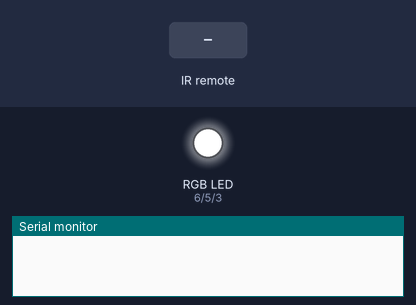
Recording of a sketch running on a simulated Arduino Uno, built with avr-gcc and run on an emulated ATmega328P. Parts: an RGB LED mixed from three pins (HIGH = lit), the last lines printed to the serial monitor. The test bench sets the inputs (shaded band). Dim RGB values are drawn brighter than linear; random numbers use the default seed unless the sketch sets one.

Above: at 1.2 s.
1.3 s: infrared code 0xFF38C7 received
At 1.6 s:
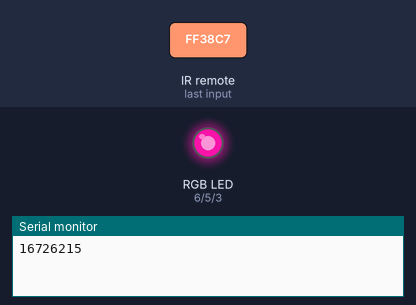
At 2.2 s:
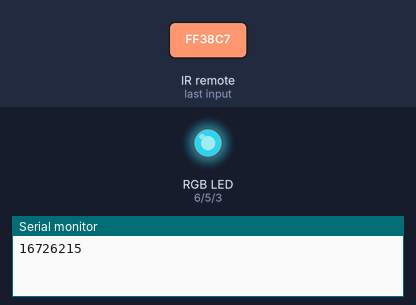
4.3 s: infrared code 0xFF18E7 received
At 5.1 s:
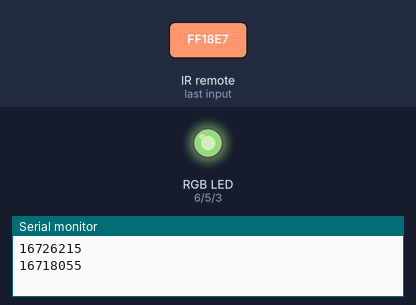
10.3 s: infrared code 0xFF18E7 received
Timing chart, 0 to 27.3 s (numbered marks = the images above; inputs shaded):
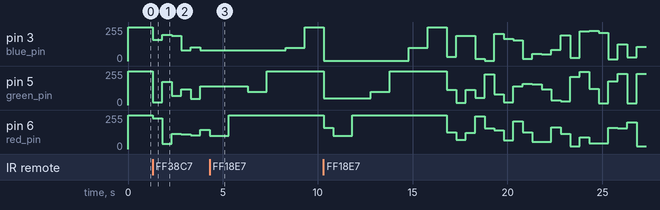

The sketch:

ir_rgb.ino
```cpp
#define red_pin   6
#define green_pin 5
#define blue_pin  3
#define RECV_PIN  11

#include <IRremote.h>

const int rgb_leds[] = { 6, 5, 3 };

const long r_less   = 16724175; // 1
const long r_more   = 16743045; // 3
const long g_less   = 16716015; // 4
const long g_more   = 16734885; // 6
const long b_less   = 16728765; // 7
const long b_more   = 16732845; // 9
const long randcol  = 16726215; //
const long onoff    = 16753245; //
const long blinkrgb = 16718055; //

const int interval = 10;

int red   = 255;
int green = 255;
int blue  = 255;

long    ir_signal;
boolean onoff_switch     = true;
boolean randcolor_switch = false;

IRrecv irrecv(RECV_PIN);
decode_results results;

void blink_pin( int pin ) {
    analogWrite( pin, 100 );
    delay( 1000 );
    analogWrite( pin, 255 );
    delay( 1000 );
}

void blink_rgb() {
  for ( int led = 0; led <= 2; led++ ) {
    blink_pin( rgb_leds[ led ] );
  }
}

void dimm_all() {
  for ( int led = 0; led <= 2; led++ ) {
    analogWrite( rgb_leds[ led ], 255 );
  }
}

void random_color() {
    // Randomly draw a color each 500 ms
    int val;

    for ( int led = 0; led <= 2; led++ ) {
        val = random( 0, 255 );
        analogWrite( rgb_leds[ led ], val );
    }

    delay( 500 );
}

int inc_dec_val( char color, char action ) {
  int val = interval;
  if ( action == 'i' ) { val *= -1; }

  switch (color) {
    case 'r': val += red;   break;
    case 'g': val += green; break;
    case 'b': val += blue;  break;
  }

  if (val <= 0) {
    val = 0;
  } else if ( val >= 255 ) {
    val = 255;
  }

  switch (color) {
    case 'r': red   = val; break;
    case 'g': green = val; break;
    case 'b': blue  = val; break;
  }

  return val;
}

void setup() {
  pinMode( red_pin, OUTPUT );
  pinMode( green_pin, OUTPUT );
  pinMode( blue_pin, OUTPUT );

  dimm_all();

  Serial.begin(9600);
  irrecv.enableIRIn(); // Start the receiver
}

void loop() {
  if ( irrecv.decode(&results) ) {
    ir_signal = results.value;
    Serial.println( ir_signal );

    switch (ir_signal) {
      case r_less:
        analogWrite( red_pin, inc_dec_val( 'r', 'd' ) );
        break;
      case r_more:
        analogWrite( red_pin, inc_dec_val( 'r', 'i' ) );
        break;
      case g_less:
        analogWrite( green_pin, inc_dec_val( 'g', 'd' ) );
        break;
      case g_more:
        analogWrite( green_pin, inc_dec_val( 'g', 'i' ) );
        break;
      case b_less:
        analogWrite( blue_pin, inc_dec_val( 'b', 'd' ) );
        break;
      case b_more:
        analogWrite( blue_pin, inc_dec_val( 'b', 'i' ) );
        break;
      case randcol:
        randcolor_switch = ! randcolor_switch;
        break;
      case onoff:
        onoff_switch = ! onoff_switch;
        if (! onoff_switch) { dimm_all(); }
        break;
      case blinkrgb:
        blink_rgb();
        break;
    }

    ir_signal = 0;

    irrecv.resume(); // Receive the next value
  }

  if (randcolor_switch) { random_color(); }
}
```

Measured:
- after the input at 1.3 s, pin 3 (blue_pin): 255/255 → 158/255 at once, → 197/255 0.50 s later, → 188/255 0.50 s later, → 80/255 0.50 s later, … (6 changes in this stretch); pin 5 (green_pin): 255/255 → 19/255 at once, → 175/255 0.50 s later, → 68/255 0.50 s later, → 120/255 0.50 s later, … (6 changes in this stretch)
